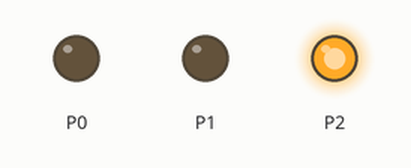
Recording of a program running on a simulated BBC micro:bit (MakeCode). Shown: output pins drawn as LEDs (lit = HIGH). At 39.2 s the program stops and its outputs stay as they are.

Above: at 0.1 s.
At 8.1 s:
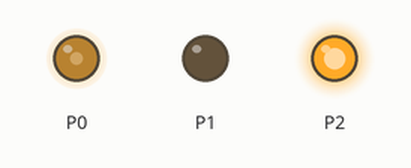
At 16.1 s:
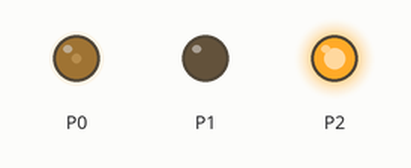
At 39.1 s:
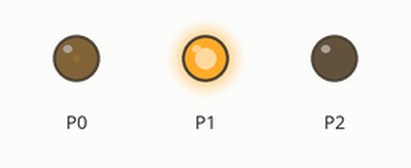
Timing chart, 0 to 40.6 s (numbered marks = the images above):
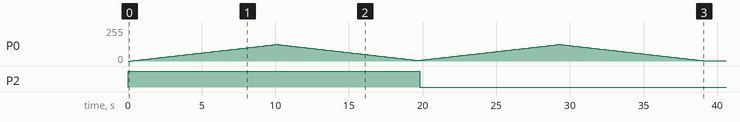

The program:

main.ts
```typescript
function Recul (vitesse: number) {

}
function avance (vitesse: number) {
    pins.digitalWritePin(DigitalPin.P16, 1)
    pins.digitalWritePin(DigitalPin.P15, 0)
    pins.analogWritePin(AnalogPin.P0, vitesse)
}
let vitesse = 0
pins.analogWritePin(AnalogPin.P0, vitesse)
pins.digitalWritePin(DigitalPin.P1, 0)
pins.digitalWritePin(DigitalPin.P2, 1)
basic.pause(200)
while (vitesse < 500) {
    vitesse += 10
    pins.analogWritePin(AnalogPin.P0, vitesse)
    basic.pause(200)
}
while (vitesse > 20) {
    vitesse += -10
    pins.analogWritePin(AnalogPin.P0, vitesse)
    basic.pause(200)
}
pins.digitalWritePin(DigitalPin.P1, 1)
pins.digitalWritePin(DigitalPin.P2, 0)
while (vitesse < 500) {
    vitesse += 10
    pins.analogWritePin(AnalogPin.P0, vitesse)
    basic.pause(200)
}
while (vitesse > 11) {
    vitesse += -10
    pins.analogWritePin(AnalogPin.P0, vitesse)
    basic.pause(200)
}
```

test.ts
```typescript
// les tests vont ici ; cela ne sera pas compilé si ce paquet est utilisé en tant qu'extension.
```
